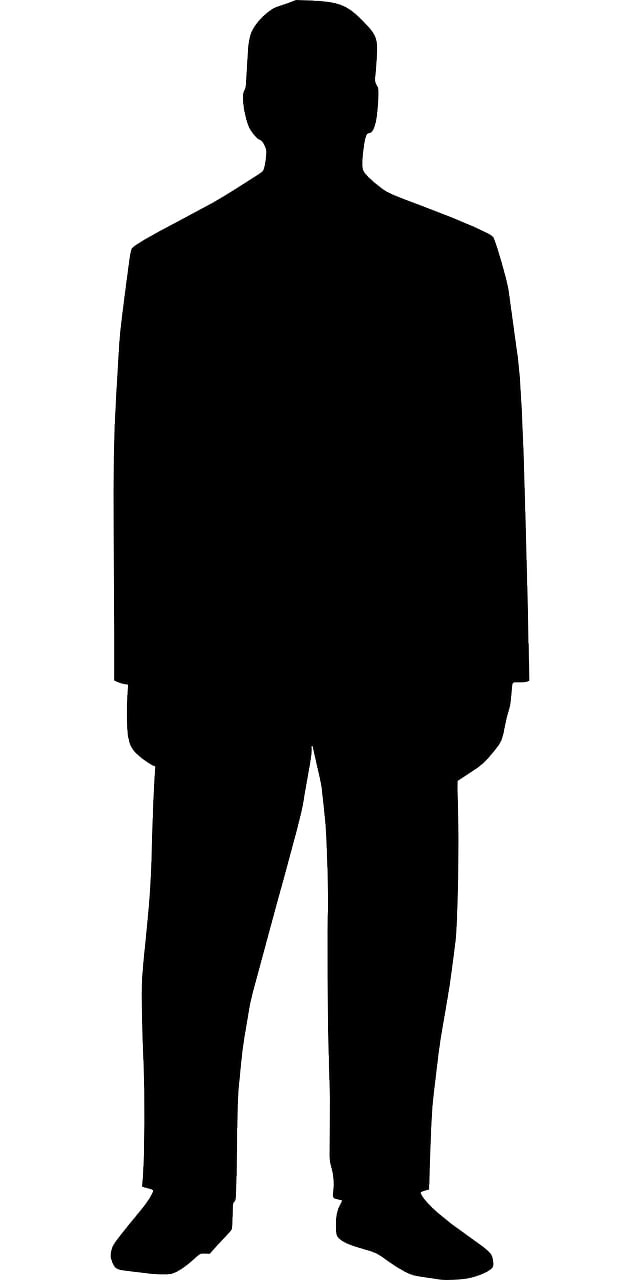
#> input picture src/labs/training_haarcascade/HumanBody/crop/crop(1).jpg, 640 x 1280 px; its folder holds 4 pictures in this run
$ python scaleImagen.py
#> lines starting #> are read from the running program, lines starting #| are printed output that depends on the picture
import cv2
import numpy as np
import os
import glob

path = os.getcwd()
print(path)

originalImg = "\crop"
cropImg  = "\p"

filenames = glob.glob(path+originalImg+"\*.jpg")


dim = (24,32) #(width,heigth) pixeles

numImg = 1

for filename in filenames:
    img = cv2.imread (filename)
#> img is the input picture: shape (1280, 640, 3); min 0, max 255, mean 142.5
    resized = cv2.resize(img, dim, interpolation = cv2.INTER_AREA)
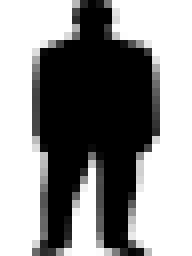
#> resized: shape (32, 24, 3) (shown 8 times larger); min 0, max 255, mean 142.5
    cv2.imwrite(os.getcwd()+cropImg+"\scale("+str(numImg)+").jpg",resized)
    numImg = numImg+1
#> pass 2 of the loop `for filename in filenames:`:
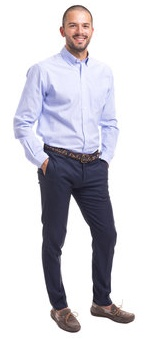
#> input picture src/labs/training_haarcascade/HumanBody/crop/crop(10).jpg, 154 x 339 px
#> img is the input picture: shape (339, 154, 3); mean B, G, R 216.3, 209.6, 211.3
#> `resized = cv2.resize(img, dim, interpolation = cv2.INTER_AREA)`:
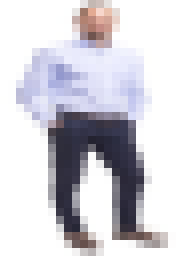
#> resized: shape (32, 24, 3) (shown 8 times larger); mean B, G, R 216.3, 209.7, 211.3
#> pass 3 of the loop `for filename in filenames:`:
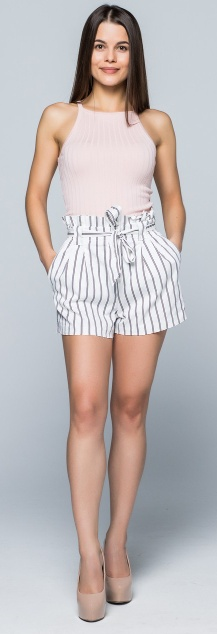
#> input picture src/labs/training_haarcascade/HumanBody/crop/crop(11).jpg, 217 x 634 px
#> img is the input picture: shape (634, 217, 3); mean B, G, R 184.8, 184.6, 191
#> `resized = cv2.resize(img, dim, interpolation = cv2.INTER_AREA)`:
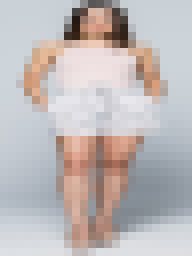
#> resized: shape (32, 24, 3) (shown 8 times larger); mean B, G, R 184.8, 184.6, 190.9
#> the loop made 4 passes; the first 3 are shown
